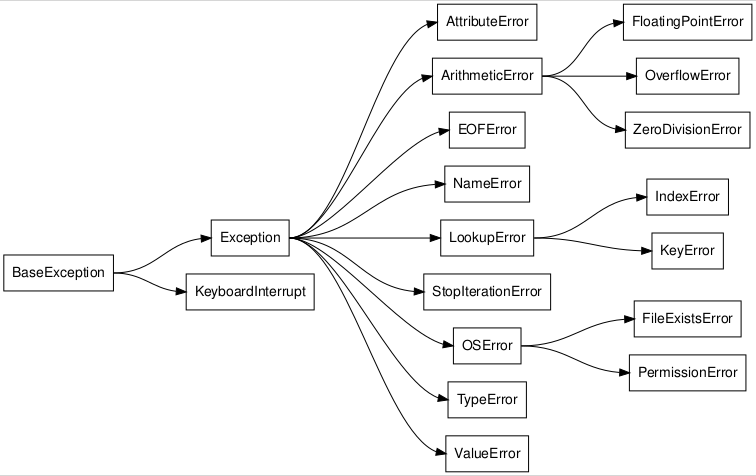

The script that drew this image:
graph_1 <- DiagrammeR::grViz("
digraph G {

rankdir=LR
fontname='Helvetica,Arial,sans-serif'

edge [
    fontname='Helvetica,Arial,sans-serif'
    headport=w
    tailport=e
    minlen=2
    ]

node [
        shape=box
        fontname='Helvetica,Arial,sans-serif'
        // fontsize=25
];

    /* Entities */
    '0' [label='BaseException']

    '1-1' [label='Exception']

        '1-1-1' [label='AttributeError']

        '1-1-2' [label='ArithmeticError']
            '1-1-2-1' [label='FloatingPointError']
            '1-1-2-2' [label='OverflowError']
            '1-1-2-3' [label='ZeroDivisionError']

        '1-1-3' [label='EOFError']
        '1-1-4' [label='NameError']

        '1-1-5' [label='LookupError']
            '1-1-5-1' [label='IndexError']
            '1-1-5-2' [label='KeyError']

        '1-1-6' [label='StopIterationError']

        '1-1-7' [label='OSError']
            '1-1-7-1' [label='FileExistsError']
            '1-1-7-2' [label='PermissionError']

        '1-1-8' [label='TypeError']
        '1-1-9' [label='ValueError']


    '1-2' [label='KeyboardInterrupt']

    /* Relationships */
    '0' -> '1-1'
    '0' -> '1-2'

    '1-1' -> '1-1-1', '1-1-2', '1-1-3', '1-1-4',
    '1-1-5', '1-1-6', '1-1-7', '1-1-8', '1-1-9' [minlen=3]

    '1-1-2' -> '1-1-2-1', '1-1-2-2', '1-1-2-3'

    '1-1-5' -> '1-1-5-1', '1-1-5-2'

    '1-1-7' -> '1-1-7-1', '1-1-7-2'

    /* Ranks */

}
")

save_graph_as_png <- function(graph, path)  {
  DiagrammeRsvg::export_svg(graph) |>
    charToRaw() |>
    rsvg::rsvg() |>
    png::writePNG(path, dpi = c(400))
}

graph_1 |>
    save_graph_as_png(
        path = "resources/diagrams/control-flow/exceptions-hierarchy.png")
